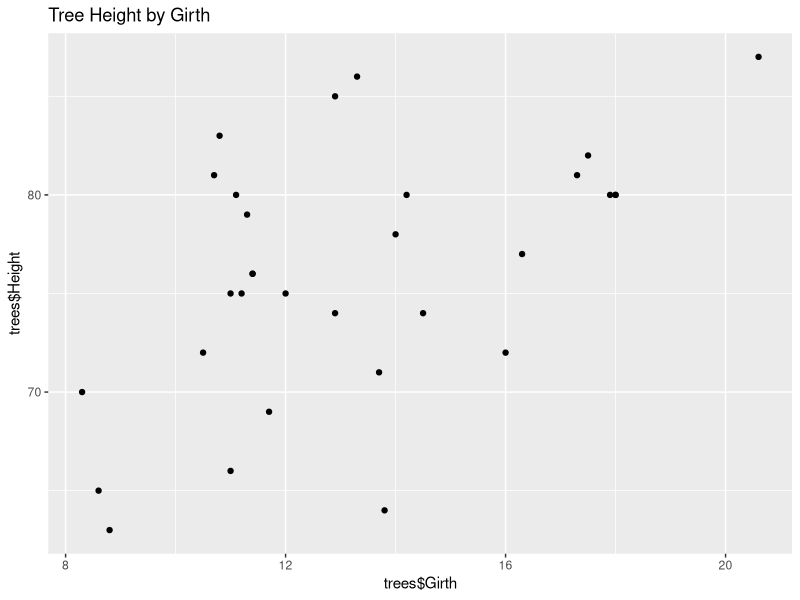
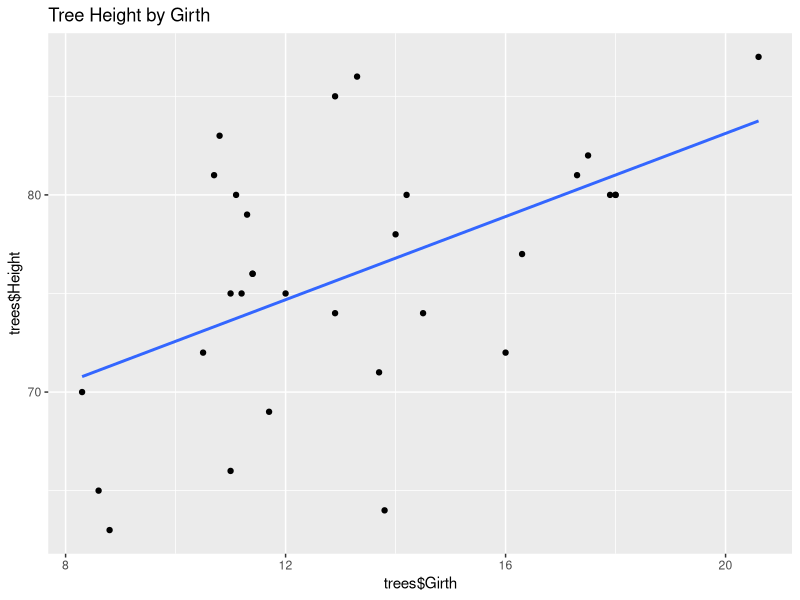
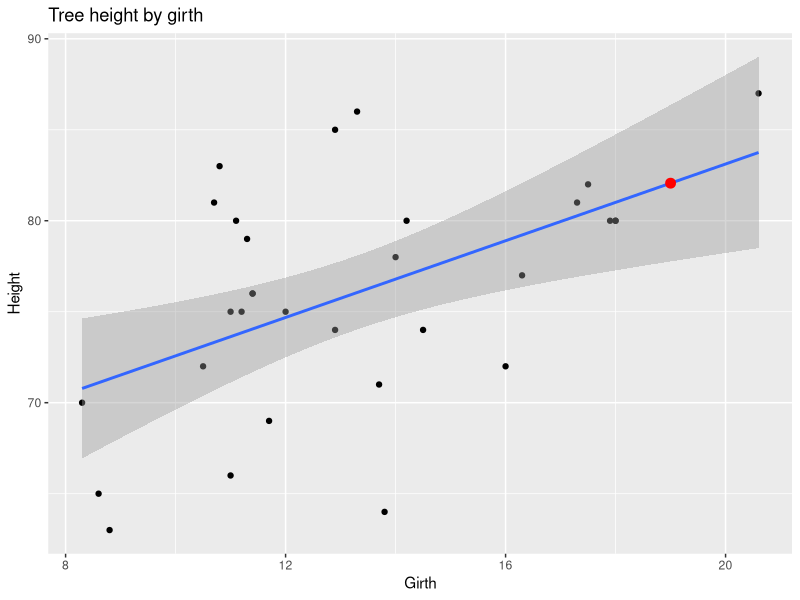

The R source for these figures, in order: (Note: this script raises an error after producing the figures.)
install.packages("broom")
install.packages("ggthemes")

library(lubridate)
library(tidyverse)
library(broom)

?trees

data(trees)
glimpse(trees)

ggplot(trees,aes(x=trees$Girth, y=trees$Height))+geom_point()+labs(title = "Tree Height by Girth")


ggplot(trees,aes(x=trees$Girth, y=trees$Height))+
  geom_point()+
  stat_smooth(method = "lm", se=FALSE)+
  labs(title = "Tree Height by Girth")

lm_trees<-lm(Height~Girth,data=trees)
lm_trees

summary(lm_trees)
coef(lm_trees)

fitted_trees<-fitted.values(lm_trees)
fitted_trees

residuals_trees<-residuals(lm_trees)
residuals_trees

lm_matrix_trees <- broom::augment(lm_trees)
head(lm_matrix_trees)


lm_matrix_trees %>%
  arrange(desc(.resid)) %>%
  head()

lm_matrix_trees$.resid_abs <- abs(lm_matrix_trees$.resid)
lm_matrix_trees %>%
  arrange(desc(.resid_abs)) %>%
  head()

trees %>%
  filter(Girth == 13.8)

head(lm_trees)

new_trees <- data.frame("Girth" = 19.0)
predict(lm_trees, newdata=new_trees)

mytree <- broom::augment(lm_trees, newdata=new_trees)
mytree


ggplot(data = trees, aes(x = Girth, y = Height)) +
  geom_point() + geom_smooth(method = "lm") +
  geom_point(data = mytree, aes(y = .fitted), size = 3, color = "red")+
  labs(title="Tree height by girth")

tree_null <- lm(Height ~ 1, data = trees)
tree_null 
mean(trees$Height)

ggplot(data = trees, aes(x = Girth, y = Height)) +
  geom_point() +
  geom_hline(yintercept=mean_height) +
  labs(title="Tree height with null model")

ggplot(data = trees, aes(x = Girth, y = Height)) +
  geom_point() +
  stat_smooth(method = "lm")+
  geom_hline(yintercept=mean_height) +
  labs(title="Tree height with null model")

ggplot(data = trees, aes(x = Girth, y = Height)) +
  geom_point() +
  stat_smooth(method = "lm")+
  labs(title="Tree height with null model")

summary(lm_trees)

install.packages("GGally")
library(GGally)

ggpairs(data = trees, columns=1:3)

?longley
data(longley)
head(longley)
tail(longley)

ggplot(longley,aes(x=longley$Employed, y=longley$Population))+
  geom_point()+
  stat_smooth(method = "lm", se=FALSE)+
  labs(title = "Employed by Population")

ggplot(longley,aes(x=longley$Employed, y=longley$GNP))+
  geom_point()+
  stat_smooth(method = "lm", se=FALSE)+
  labs(title = "Employed by GNP")

lm_longley<-lm(GNP~Employed,data=longley)
new_longley <- data.frame("Employed" = 68)
predict(lm_longley, newdata=new_longley)

mylongley<- broom::augment(lm_longley, newdata=new_longley)
mylongley



# GNP is the best to predict the employed